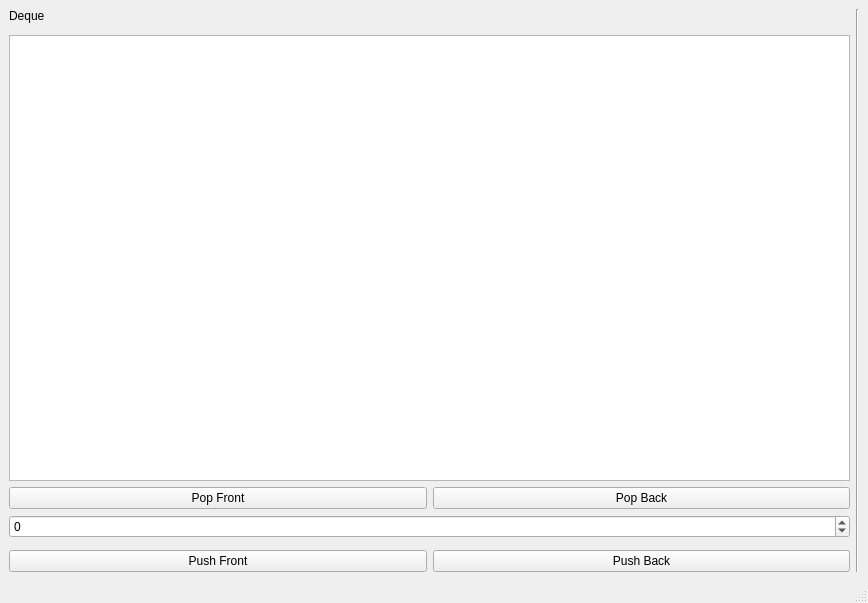
<?xml version="1.0" encoding="UTF-8"?>
<ui version="4.0">
 <class>MainWindow</class>
 <widget class="QMainWindow" name="MainWindow">
  <property name="geometry">
   <rect>
    <x>0</x>
    <y>0</y>
    <width>868</width>
    <height>603</height>
   </rect>
  </property>
  <property name="windowTitle">
   <string>MainWindow</string>
  </property>
  <widget class="QWidget" name="centralwidget">
   <layout class="QGridLayout" name="gridLayout">
    <item row="0" column="0" colspan="2">
     <widget class="QLabel" name="label">
      <property name="text">
       <string>Deque</string>
      </property>
     </widget>
    </item>
    <item row="3" column="0">
     <widget class="QPushButton" name="popFront">
      <property name="text">
       <string>Pop Front</string>
      </property>
     </widget>
    </item>
    <item row="6" column="0">
     <widget class="QPushButton" name="pushFront">
      <property name="text">
       <string>Push Front</string>
      </property>
     </widget>
    </item>
    <item row="2" column="0" colspan="2">
     <widget class="QListWidget" name="deqEls">
      <property name="sizePolicy">
       <sizepolicy hsizetype="Expanding" vsizetype="Expanding">
        <horstretch>2</horstretch>
        <verstretch>0</verstretch>
       </sizepolicy>
      </property>
     </widget>
    </item>
    <item row="6" column="1">
     <widget class="QPushButton" name="pushBack">
      <property name="text">
       <string>Push Back</string>
      </property>
     </widget>
    </item>
    <item row="3" column="1">
     <widget class="QPushButton" name="popBack">
      <property name="text">
       <string>Pop Back</string>
      </property>
     </widget>
    </item>
    <item row="0" column="2" rowspan="7">
     <widget class="Line" name="line">
      <property name="orientation">
       <enum>Qt::Vertical</enum>
      </property>
     </widget>
    </item>
    <item row="4" column="0" colspan="2">
     <widget class="QSpinBox" name="inp">
      <property name="minimum">
       <number>-8000</number>
      </property>
      <property name="maximum">
       <number>8000</number>
      </property>
     </widget>
    </item>
   </layout>
  </widget>
  <widget class="QMenuBar" name="menubar">
   <property name="geometry">
    <rect>
     <x>0</x>
     <y>0</y>
     <width>868</width>
     <height>21</height>
    </rect>
   </property>
  </widget>
  <widget class="QStatusBar" name="statusbar"/>
 </widget>
 <resources/>
 <connections/>
</ui>
